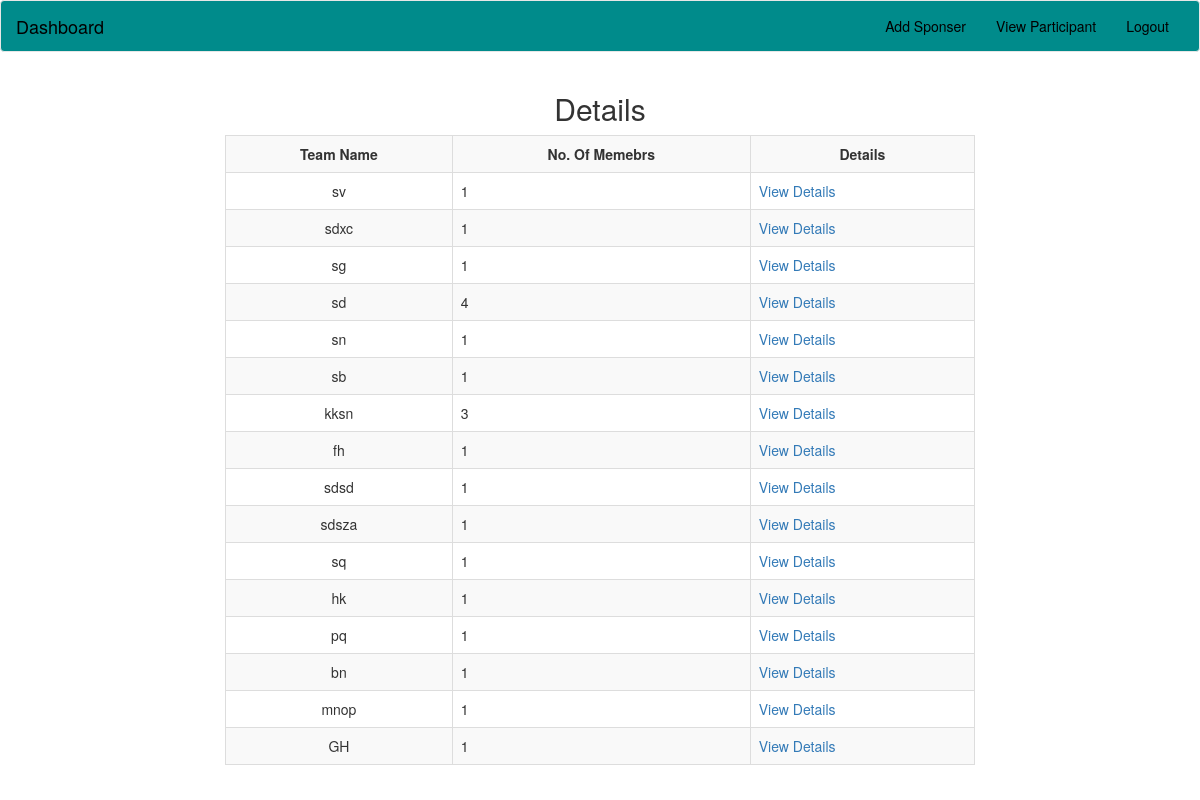
Screenshot of /view_details.php with the database file from the repository.
### tables this page shows
CREATE TABLE `rsvp` (
  `team_name` varchar(50) NOT NULL,
  `describes` varchar(50) NOT NULL,
  `m1_name` varchar(50) NOT NULL,
  `m1_email` varchar(50) NOT NULL,
  `m1_contact` bigint(12) NOT NULL,
  `m2_name` varchar(50) DEFAULT NULL,
  `m2_email` varchar(50) DEFAULT NULL,
  `m2_contact` bigint(12) DEFAULT NULL,
  `m3_name` varchar(50) DEFAULT NULL,
  `m3_email` varchar(50) DEFAULT NULL,
  `m3_contact` bigint(12) DEFAULT NULL,
  `m4_name` varchar(50) DEFAULT NULL,
  `m4_email` varchar(20) DEFAULT NULL,
  `m4_contact` bigint(12) DEFAULT NULL,
  `coupon_name` varchar(10) NOT NULL
);

### view_details.php (the view, shortened to what this page needs)
<?php
include("configdb.php");
?>
<!DOCTYPE html>
<html lang="en">
<head>
    <link rel="stylesheet" href="https://maxcdn.bootstrapcdn.com/bootstrap/3.3.7/css/bootstrap.min.css"
>
</head>
<body>
    <nav class="navbar navbar-default" style="background:#008B8B;">
        <div class="container-fluid">
            <div class="navbar-header">
                <a class="navbar-brand" href="#" style=" color:#000 !important">Dashboard</a>
            </div>
            <div class="collapse navbar-collapse" id="bs-example-navbar-collapse-1">
                <ul class="nav navbar-nav navbar-right">
                    <li>
                        <a href="sponser.php" style=" color:#000 !important">Add Sponser</a>
                    </li>
                    <li>
                        <a href="register.php" style=" color:#000 !important">View Participant</a>
                    </li>
                    <li>
                        <a href="index.php" style=" color:#000 !important">Logout</a>
                    </li>
                </ul>
            </div>
        </div>
    </nav>
    <div class="container">
        <div class="row">
            <div class="col-md-8 col-md-push-2">
                <center>
                    <h2>Details</h2>
                </center>
                <table class="table table-striped table-bordered">
                    <tr>
                        <th style="text-align: center">Team Name</th>
                        <th style="text-align: center">No. Of Memebrs</th>
                        <th style="text-align: center">Details</th>
                    </tr>
                    <?php
                    $sql="SELECT * FROM rsvp ";
                    $res=mysqli_query($con,$sql);
                    if($res){
                        while($row=mysqli_fetch_assoc($res)){
                         echo '<tr>';
                           echo '<td style="text-align: center">'.$row['team_name'].'</td>';
                           $tname=$row['team_name'];
                            $i=1;
                           $m2name=$row['m2_name'];
                           if($m2name){
                               $i++;
                           }
                           $m3name=$row['m3_name'];
                           if($m3name){
                               $i++;
                           }
                           $m4name=$row['m4_name'];
                           if($m4name){
                               $i++;
                           }
                            echo '<td>'.$i.'</td>';
                            echo '<td> <a href="view.php?name=' . $tname .'">View Details</a></td>';
                            ?>
                       </tr><?php
                        }
                    }?>
                </table>
            </div>
        </div>
    </div>
</body>
</html>

### rows the page displays
rsvp: team_name "sv", i "1"
rsvp: team_name "sdxc", i "1"
rsvp: team_name "sg", i "1"
rsvp: team_name "sd", i "4"
rsvp: team_name "sn", i "1"
rsvp: team_name "sb", i "1"
rsvp: team_name "kksn", i "3"
rsvp: team_name "fh", i "1"
rsvp: team_name "sdsd", i "1"
rsvp: team_name "sdsza", i "1"
rsvp: team_name "sq", i "1"
rsvp: team_name "hk", i "1"
rsvp: team_name "pq", i "1"
rsvp: team_name "bn", i "1"
rsvp: team_name "mnop", i "1"
rsvp: team_name "GH", i "1"
